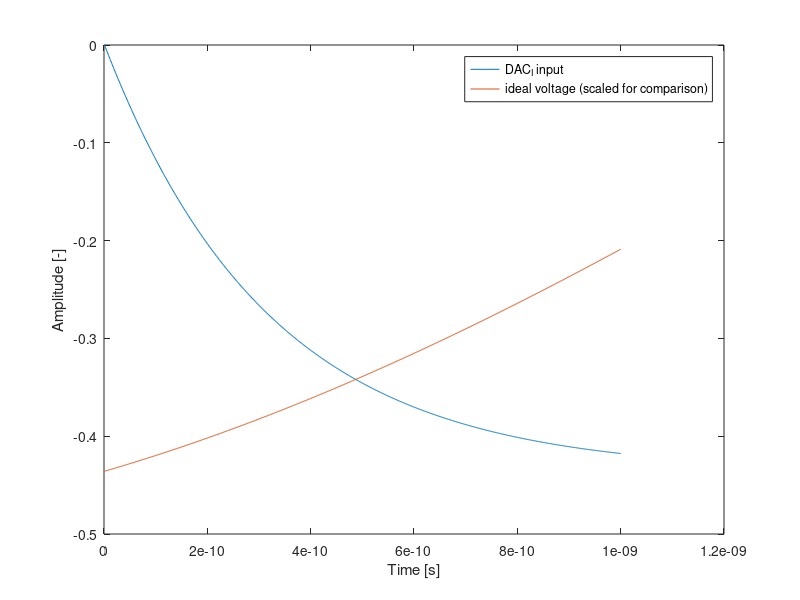
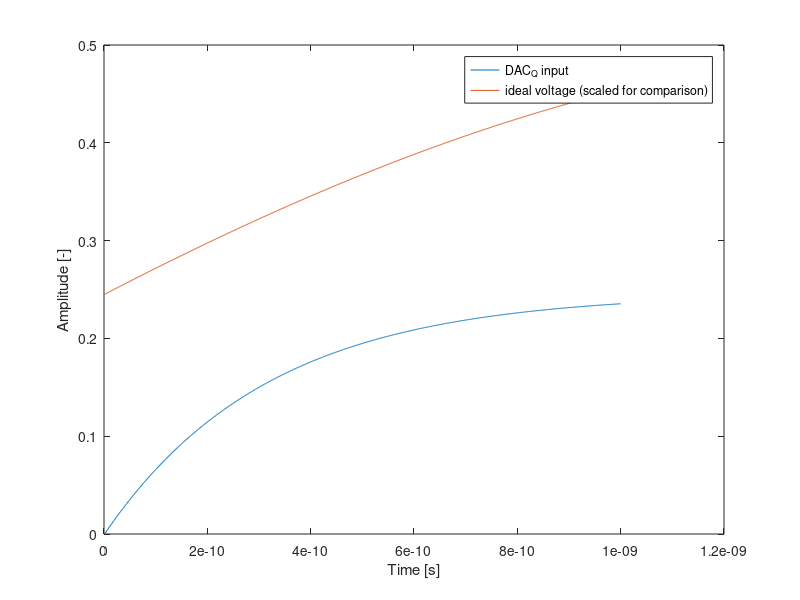
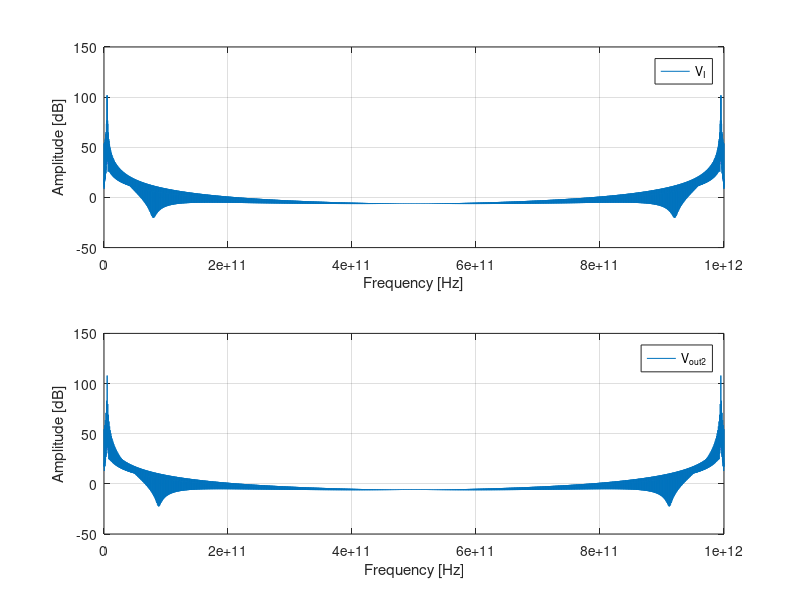
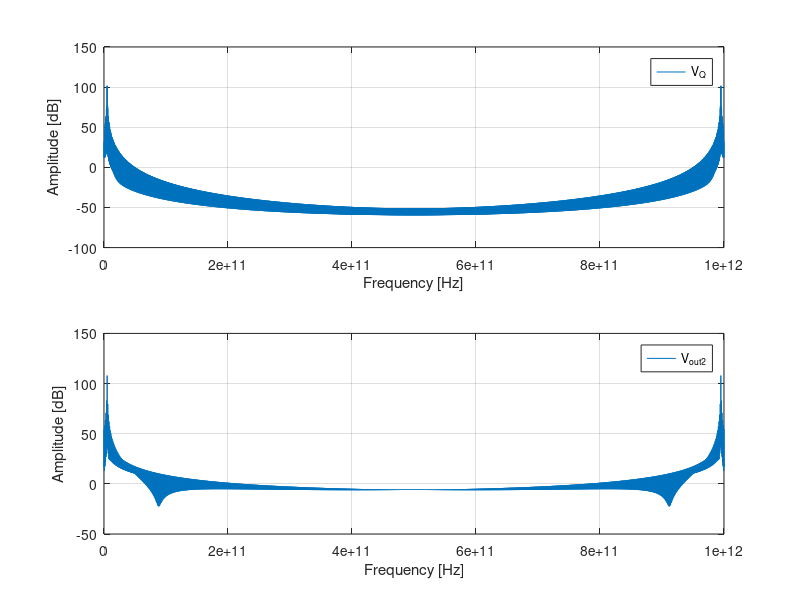

These figures' MATLAB source, in order: (Note: this script raises an error after producing the figures.)
% Cleanup
clear all;
close all;
clc;

clear;
close all;

% Set the Larmor frequencies of the qubits (3 qubits)
f0 = [5.1e9, 4.9e9, 0];

% Set the Rabi frequencies
fR = [1e6, 1e6, 0];

%define microwave frequency
fosc=5e9; %[Hz]


%number of bits of the DAC
N=6;

%sample frequency of the DAC
fsample=1e9;

% define input signal
% input amplitude 
A=[10e-3 0 0]; %[V]
% input frequency 
fin=[-0.1 0 0]*1e9; %[Hz]
% inout phases
ph_in=[2.63 0 0]; %[rad]

% total simulation time. It is computed as the time needed for a pi
% rotation for Q1
T=1/fR(1)/2; %[s]
% simulation time step
dt=1e-12; %[s]
% define time vector
t=dt:dt:T; %[s]


% input signal
% Am = 1;          % Amplitude
% mu = 0;         % Mean
% sigma = 0.1;    % Standard deviation
% in = Am * gaussmf(t, [sigma*sqrt(2*pi) mu]);

% in=A(1)*cos(2*pi*fin(1)*t+ph_in(1))+...
%     A(2)*cos(2*pi*fin(2)*t+ph_in(2))+...
%     A(3)*cos(2*pi*fin(2)*t+ph_in(3)); %[V]

% Use the Hilbert transform to extract the I and Q components
% s_hilbert = hilbert(in);
% I = real(s_hilbert);
% Q = imag(s_hilbert);

% s_hilbert = hilbert(in);
I = A(1)*cos(2*pi*fin(1)*t+ph_in(1)) + A(2)*cos(2*pi*fin(2)*t+ph_in(2));
Q = A(1)*sin(2*pi*fin(1)*t+ph_in(1)) + A(2)*sin(2*pi*fin(2)*t+ph_in(2));

%sampling the input signal I
I_sampled=I(1:1/(fsample*dt):end);

%sampling the input signal Q
Q_sampled=Q(1:1/(fsample*dt):end);

%quantize the signal on N-bit
%first, scale the signal to fit in [0:2^N-1] range, then round it
D_I=round((I_sampled-min(I))/(max(I)-min(I))*(2^N-1));
D_Q=round((Q_sampled-min(Q))/(max(Q)-min(Q))*(2^N-1));

%DAC output range
DAC_or=1; %[V]
%DAC step
LSB=DAC_or/(2^N-1);
%define DAC array
DAC_I=LSB*[0 ones(1,2^N-1)];
output_levels_I=cumsum(DAC_I);

DAC_Q=LSB*[0 ones(1,2^N-1)];
output_levels_Q=cumsum(DAC_Q);

VDAC_I=output_levels_I(D_I+1);
VDAC_Q=output_levels_Q(D_Q+1);

%add S/H
tmp=ones(1/(fsample*dt),1)*VDAC_I;
VoutDAC_I=tmp(:)'-DAC_or/2;
clear tmp

tmp=ones(1/(fsample*dt),1)*VDAC_Q;
VoutDAC_Q=tmp(:)'-DAC_or/2;
clear tmp

% pole (cutoff) frequency
fp=0.5e9;

%generate filter parameters
a=[1 2*pi*fp*dt-1];
b=[0 2*pi*fp*dt];

% apply filter to VoutDAC_I
VoutDAC_I_filtered = filter(b, a, VoutDAC_I);

% apply filter to VoutDAC_Q
VoutDAC_Q_filtered = filter(b, a, VoutDAC_Q);

figure
plot(t(1:1000),VoutDAC_I_filtered(1:1000),t(1:1000),(I(1:1000)-min(I))/(max(I)-min(I))*DAC_or-DAC_or/2);
xlabel('Time [s]')
ylabel('Amplitude [-]')
legend('DAC_I input','ideal voltage (scaled for comparison)')

figure
plot(t(1:1000),VoutDAC_Q_filtered(1:1000),t(1:1000),(Q(1:1000)-min(Q))/(max(Q)-min(Q))*DAC_or-DAC_or/2);
xlabel('Time [s]')
ylabel('Amplitude [-]')
legend('DAC_Q input','ideal voltage (scaled for comparison)')

G1=1.02/sinc(fin(1)/fsample); %[-]

I_mix = 2 * VoutDAC_I_filtered .* cos(2 * pi * fosc * t);
Q_mix = 2 * VoutDAC_Q_filtered .* sin(2 * pi * fosc * t);

Mix_out = I_mix + Q_mix;

G2=1; %[-]

Vout2=G1 * G2 * Mix_out;


%compute fft
V2=abs(fft(Vout2));
V2dB=20*log10(V2); %[dB]
V1=abs(fft(I_mix)+1e-10);
V1dB=20*log10(V1); %[dB]
% FFT resolution
fres=1/T; %[Hz]
% maximum FFT frequency
fmax=1/dt; %[Hz]
% frequency vector
f=0:fres:(fmax-fres); %[Hz]

%% plot FFT
figure
subplot(2,1,1)
plot(f,V1dB)
xlabel('Frequency [Hz]')
ylabel('Amplitude [dB]')
legend('V_{I}')
grid

subplot(2,1,2)
plot(f,V2dB)
hold off
xlabel('Frequency [Hz]')
ylabel('Amplitude [dB]')
legend('V_{out2}')
grid

%compute fft
V2=abs(fft(Vout2));
V2dB=20*log10(V2); %[dB]
V1=abs(fft(Q_mix)+1e-10);
V1dB=20*log10(V1); %[dB]
% FFT resolution
fres=1/T; %[Hz]
% maximum FFT frequency
fmax=1/dt; %[Hz]
% frequency vector
f=0:fres:(fmax-fres); %[Hz]

%% plot FFT
figure
subplot(2,1,1)
plot(f,V1dB)
xlabel('Frequency [Hz]')
ylabel('Amplitude [dB]')
legend('V_{Q}')
grid

subplot(2,1,2)
plot(f,V2dB)
hold off
xlabel('Frequency [Hz]')
ylabel('Amplitude [dB]')
legend('V_{out2}')
grid

%%
% Simulate and plot
[U, probabilities] = spine(fR, f0, dt, Vout2, 10);


% Compute fidelity of the operation on qubit 1
% Ideal transformation representing a pi-rotation around X
 Uideal = [0 1;
           1 0];
% Compute fidelity by comparing the actual transformation to the ideal one
F1 = fidelity(U(:, :, 1), Uideal);

% For the other 2 qubits, we would like to compare the actual transormation
% to the identity operation (I). However, any leakage form the driving
% signal is going to induce Z-rotations on the qubits. Such rotations can
% be easily cancelled by software, i.e. by not applying any extra
% electrical pulse. This correction is currently not implemented in this
% code to make it easier for the students. However, for the simple case in
% which the qubits ar einitialized in |0>, the fidelity on idel qubits can
% be simply computed by measuring the qubit along Z. This measurmenet is
% insensitive with respect to rotazion around Z.
F2=probabilities(3,end,2);
F3=probabilities(3,end,3);


disp(['Fidelity of qubit 1: ' num2str(F1*100) '%']);
disp(['Fidelity of qubit 2: ' num2str(F2*100) '%']);
disp(['Fidelity of qubit 3: ' num2str(F3*100) '%']);